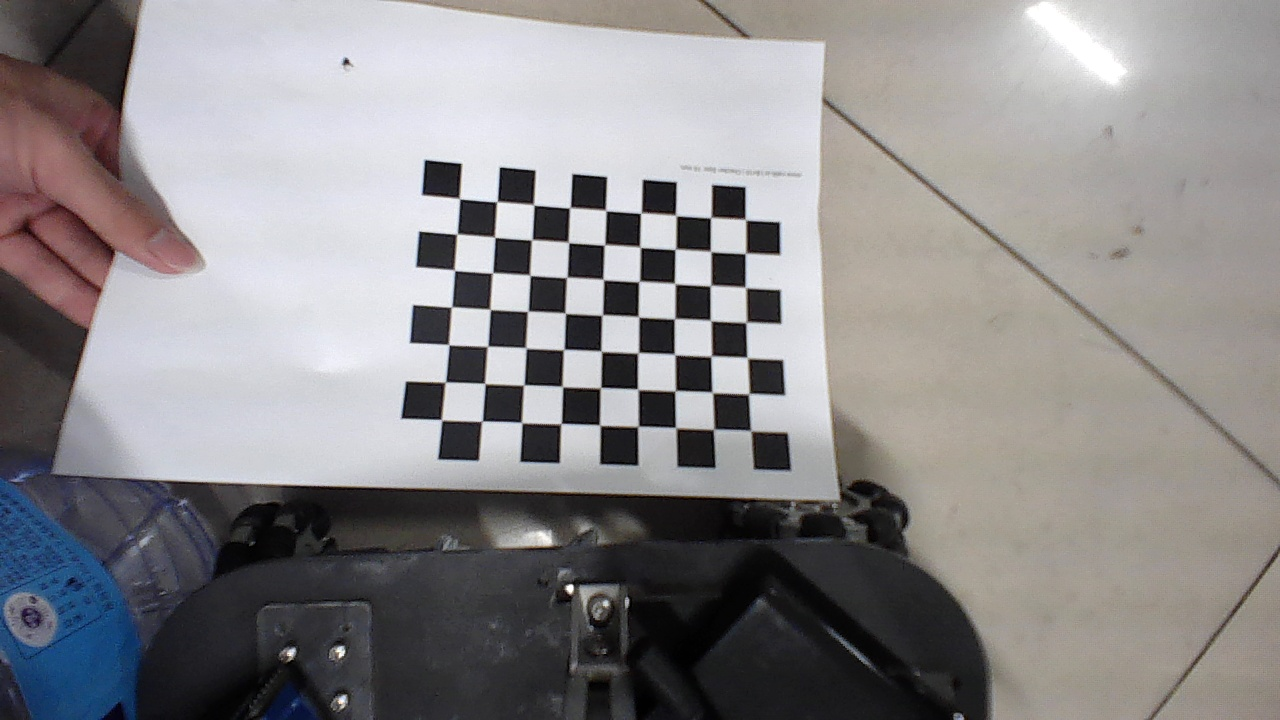
#> input picture legacy/script/biaoding/a11.jpg, 1280 x 720 px; its folder holds 4 pictures in this run
$ python bdG.py
#> lines starting #> are read from the running program, lines starting #| are printed output that depends on the picture; after the words box and inside, x2 and y2 are one past the last pixel; in counts of white or black regions, pixels touching at a corner belong together
#!/usr/bin/env python
# -*- coding:utf-8 -*-
import cv2
import numpy as np
import glob

# 设置寻找亚像素角点的参数，采用的停止准则是最大循环次数30和最大误差容限0.001
criteria = (cv2.TERM_CRITERIA_MAX_ITER | cv2.TERM_CRITERIA_EPS, 30, 0.001)

w=10
h=8

# 获取标定板角点的位置
objp = np.zeros(((w-1) * (h-1), 3), np.float32)  #格子数为10行8列，内角点为9*7的棋盘格图片
objp[:, :2] = np.mgrid[0:(h-1), 0:(w-1)].T.reshape(-1, 2)  # 将世界坐标系建在标定板上，所有点的Z坐标全部为0，所以只需要赋值x和y

obj_points = []  # 存储3D点
img_points = []  # 存储2D点

images = glob.glob("./biaoding/*.jpg")
for fname in images:
    img = cv2.imread(fname)
#> img is the input picture: shape (720, 1280, 3); mean B, G, R 137.9, 136.5, 138.9
    gray = cv2.cvtColor(img, cv2.COLOR_BGR2GRAY)
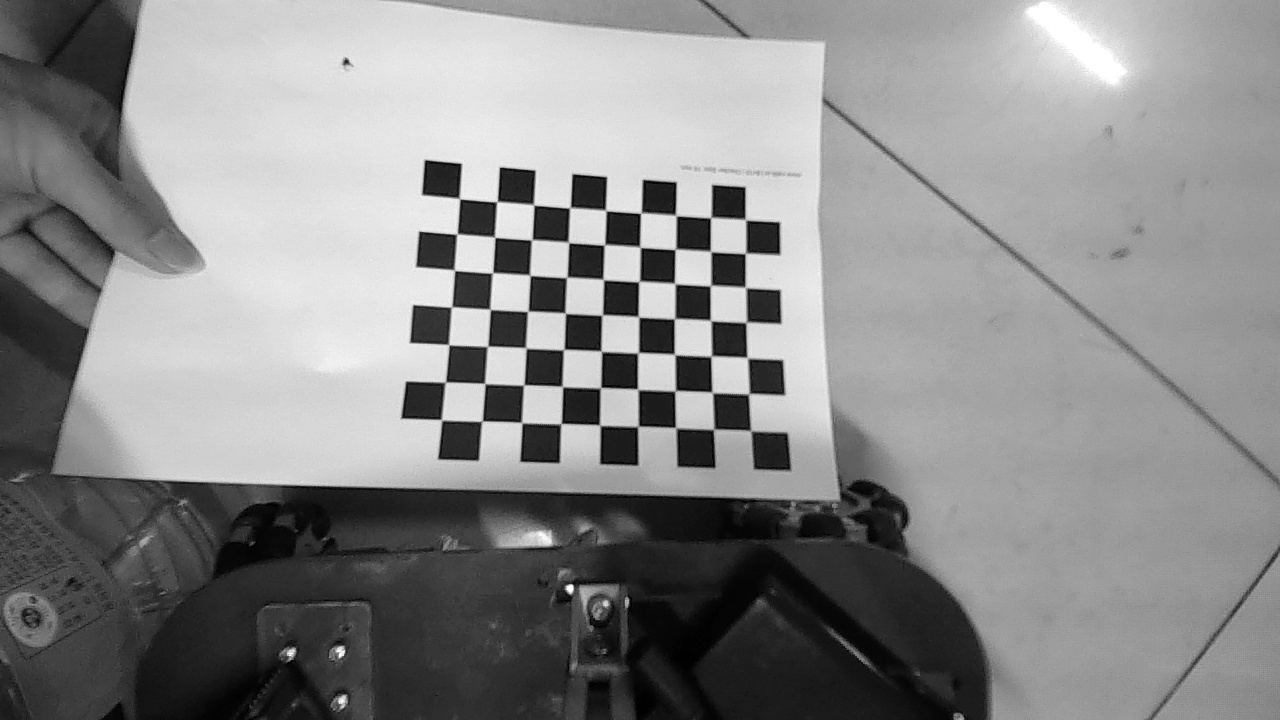
#> gray: shape (720, 1280); min 0, max 255, mean 137.3
    size = gray.shape[::-1]
#> size = (1280, 720)
    ret, corners = cv2.findChessboardCorners(gray, ((w-1) , (h-1)), None)  #提取角点:第一个参数为图片，第二个为图片横纵角点的个数。
#> ret = True; corners = 63 rows, first 8: [459.6, 198.8], [497.1, 201.5], [533.6, 205.1], [569.9, 207.5], [605.7, 210.8], [640.5, 213.8], [675.5, 215.6], [710.3, 218]

    if ret:
        obj_points.append(objp)

        corners2 = cv2.cornerSubPix(gray, corners, (5, 5), (-1, -1), criteria)  # 在原角点的基础上寻找亚像素角点
#> corners2 = 63 rows, first 8: [459.5, 198.6], [497, 201.6], [533.7, 204.9], [569.8, 207.7], [605.8, 210.5], [640.7, 213.2], [675.8, 215.5], [710.6, 217.7]
        # 找寻亚像素角点：cornerSubPix(gray, corners, (winsize, winsize), (-1, -1), criteria)
        # winsize为搜索窗口边长的一半。
        # zeroZone：搜索区域中间的dead region边长的一半，有时用于避免自相关矩阵的奇异性。如果值设为(-1,-1)则表示没有这个区域。
        # criteria：角点精准化迭代过程的终止条件。也就是当迭代次数超过criteria.maxCount，或者角点位置变化小于criteria.epsilon时，停止迭代过程。

        if [corners2]:
            img_points.append(corners2)
        else:
            img_points.append(corners)

        cv2.drawChessboardCorners(img, ((w-1) , (h-1)), corners, ret)  # 记住，OpenCV的绘制函数一般无返回值
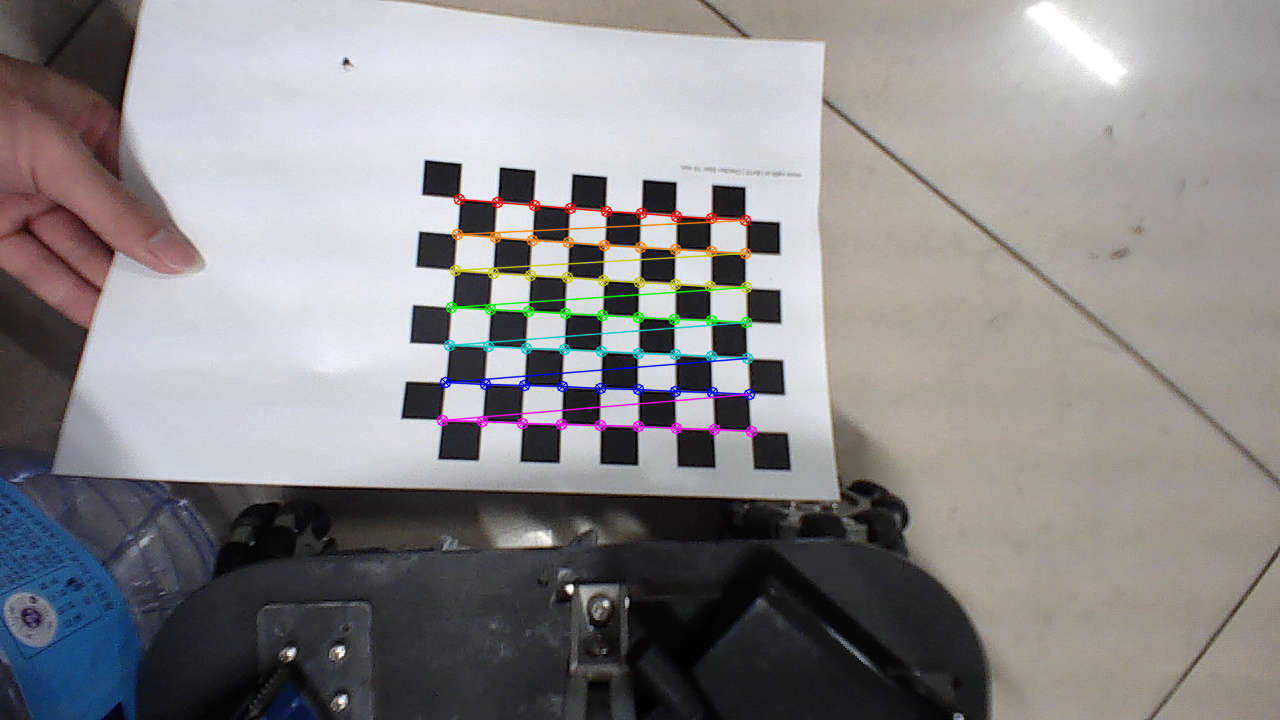
#> img: shape (720, 1280, 3); 1.77% of pixels changed, all inside (x1, y1, x2, y2) = (436, 193, 758, 438)
        # 可以使用该函数把角点画出来：drawChessboardCorners(image, (w, h), corners, ret);其中corners和ret为第一个函数的输出值。
        cv2.imshow('img', img)
        cv2.waitKey(0) # 直到你按下任意一个键，才被关掉
#> pass 2 of the loop `for fname in images:`:
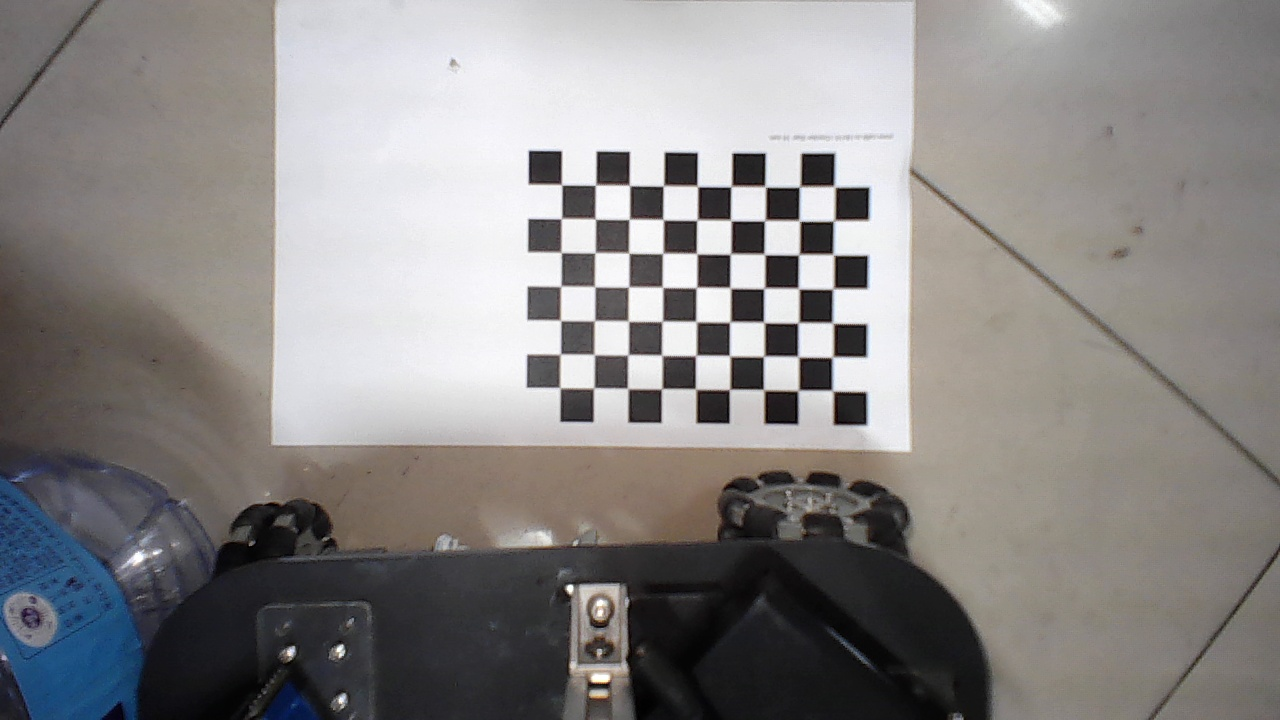
#> input picture legacy/script/biaoding/a13.jpg, 1280 x 720 px
#> img is the input picture: shape (720, 1280, 3); mean B, G, R 133.8, 134.5, 137.3
#> `gray = cv2.cvtColor(img, cv2.COLOR_BGR2GRAY)`:
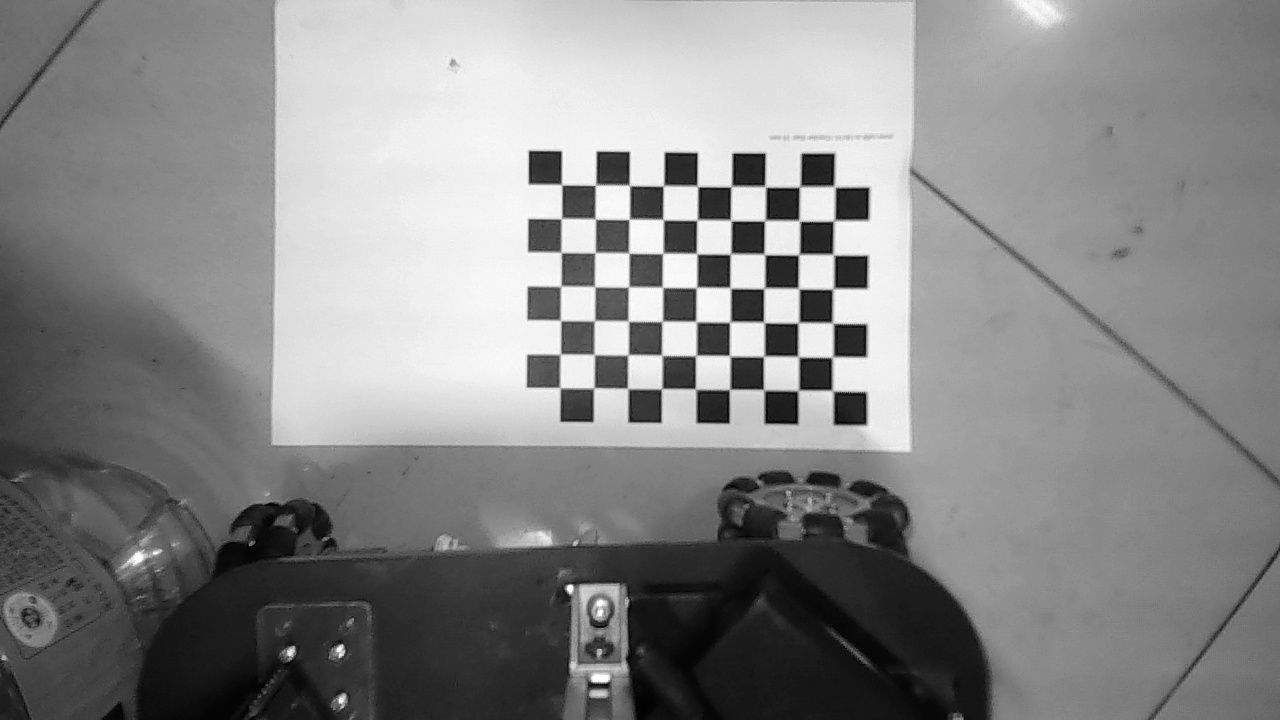
#> gray: shape (720, 1280); min 0, max 255, mean 135.2
#> corners = 63 rows, first 8: [561.9, 185.3], [595.1, 185.5], [629.9, 186.1], [662.8, 186.4], [697.8, 187.5], [730.6, 187.3], [764.5, 186.1], [798.6, 187.5]
#> corners2 = 63 rows, first 8: [561.6, 184.7], [595.5, 185.1], [629.5, 185.4], [663.4, 185.8], [697.4, 186.4], [731.1, 186.6], [765.3, 186.7], [799.5, 186.9]
#> `cv2.drawChessboardCorners(img, ((w-1) , (h-1)), corners, ret)`:
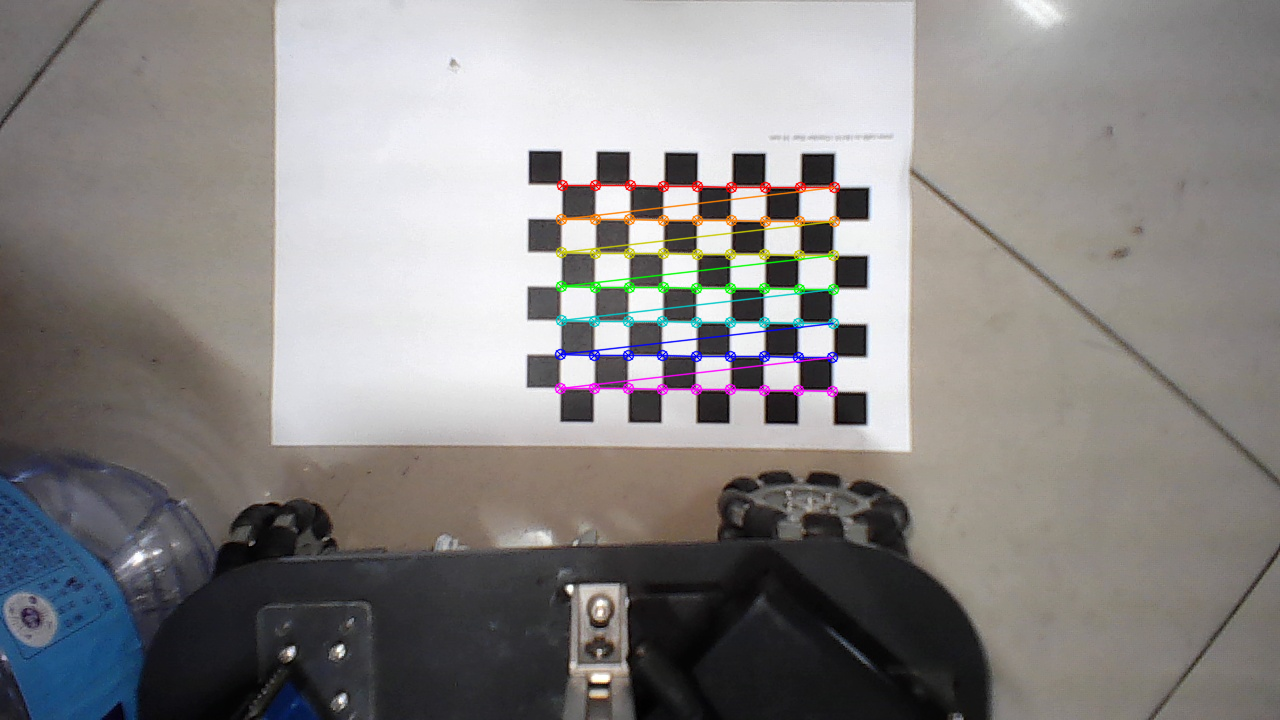
#> img: shape (720, 1280, 3); 1.66% of pixels changed, all inside (x1, y1, x2, y2) = (554, 179, 841, 398)
#> pass 3 of the loop `for fname in images:`:
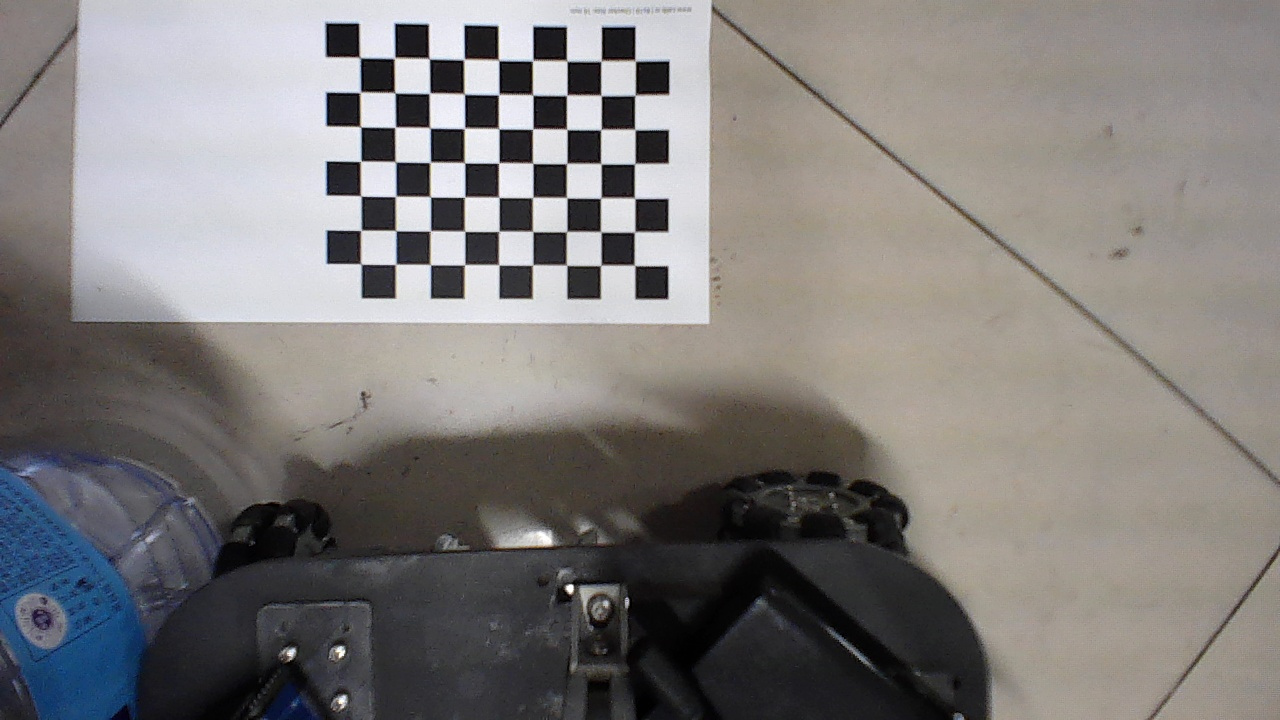
#> input picture legacy/script/biaoding/a4.jpg, 1280 x 720 px
#> img is the input picture: shape (720, 1280, 3); mean B, G, R 122.9, 124.2, 127.3
#> `gray = cv2.cvtColor(img, cv2.COLOR_BGR2GRAY)`:
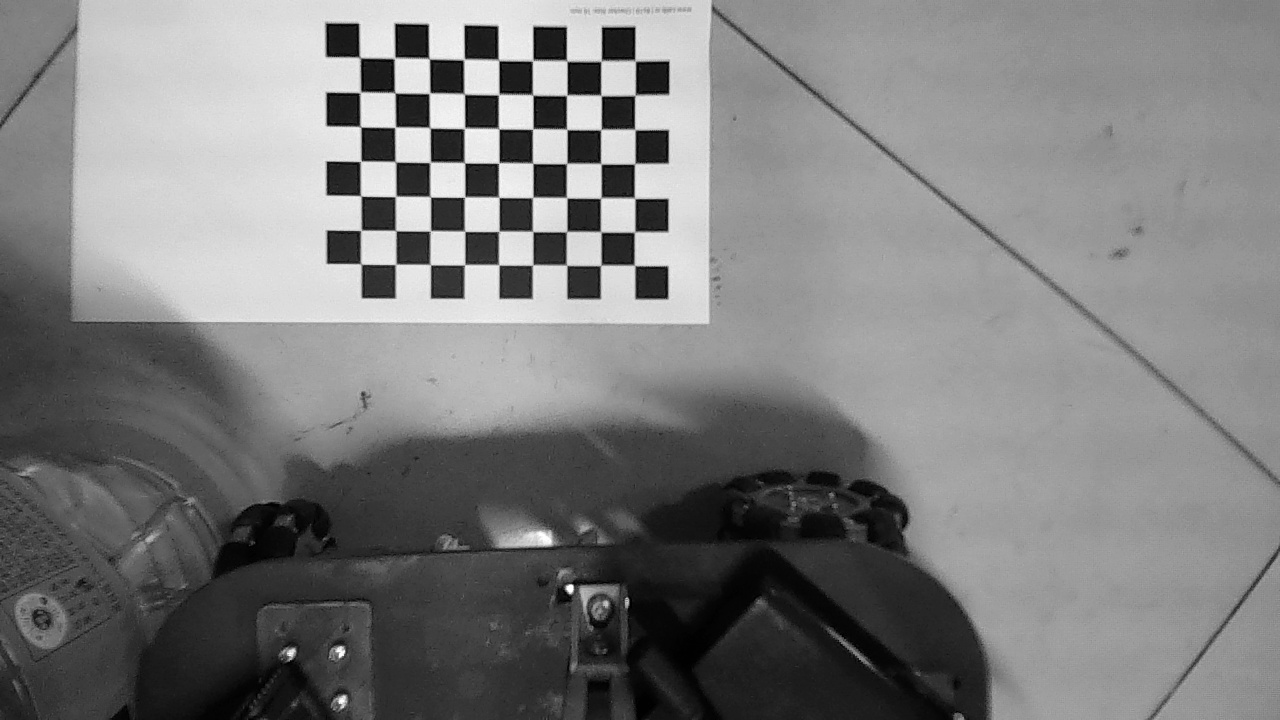
#> gray: shape (720, 1280); min 0, max 255, mean 125
#> corners = 63 rows, first 8: [360.7, 57.96], [394.3, 58.35], [429.6, 59.27], [463.8, 59.47], [499, 60.74], [532.3, 61.3], [567.3, 61.58], [600.7, 61.76]
#> corners2 = 63 rows, first 8: [359.8, 57.46], [394.4, 58.03], [429.3, 58.67], [463.8, 59.45], [498.6, 60.21], [532.6, 60.56], [566.8, 60.92], [601.1, 60.92]
#> `cv2.drawChessboardCorners(img, ((w-1) , (h-1)), corners, ret)`:
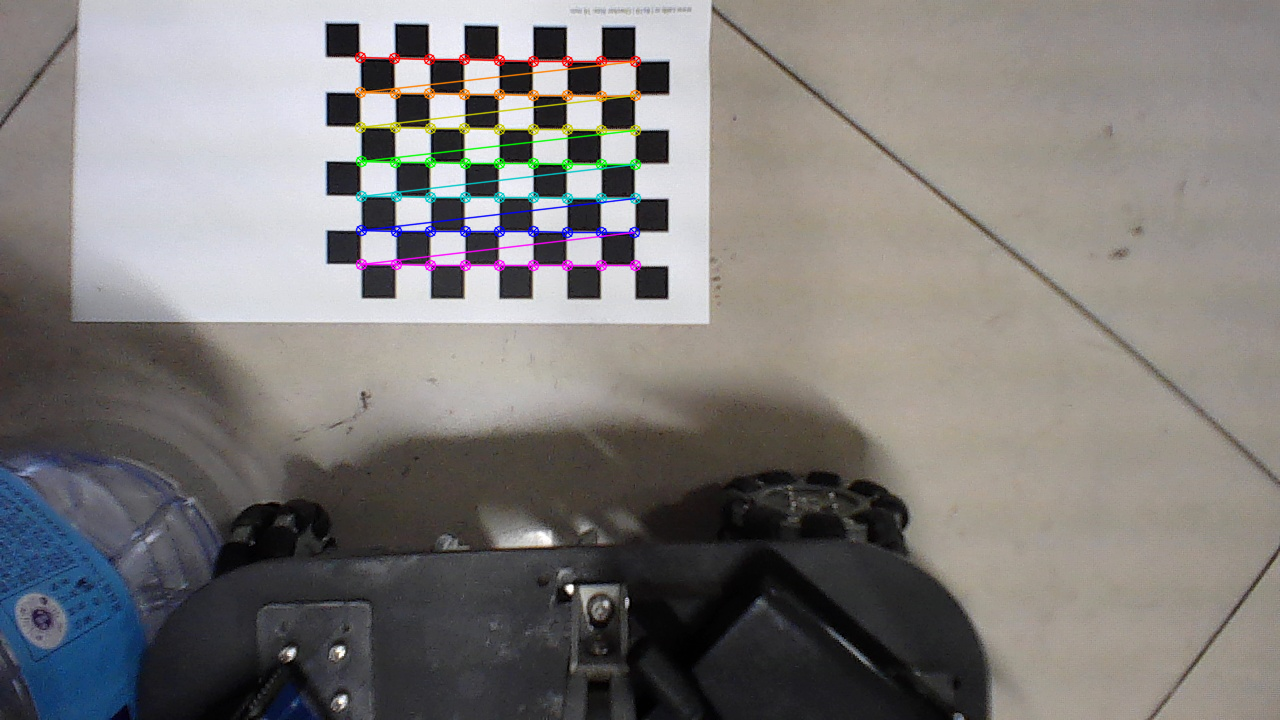
#> img: shape (720, 1280, 3); 1.67% of pixels changed, all inside (x1, y1, x2, y2) = (354, 51, 642, 272)
#> the loop made 4 passes; the first 3 are shown
        # 在delaytime时间内,按键盘,返回所按键的ASCII值; 若未在delaytime时间内按任何键,返回-1; 其中,dalaytime: 单位ms

print (len(img_points))
cv2.destroyAllWindows()

# 标定
ret, mtx, dist, rvecs, tvecs = cv2.calibrateCamera(obj_points, img_points, size, None, None)

print ("ret:", ret)
print ("mtx:\n", mtx)  # 内参数矩阵
print ("dist:\n", dist)  # 畸变系数   distortion cofficients = (k_1,k_2,p_1,p_2,k_3)
print ("rvecs:\n", rvecs)  # 旋转向量  # 外参数
print ("tvecs:\n", tvecs)  # 平移向量  # 外参数

print("-----------------------------------------------------")

# 畸变校正
#> (the run stopped early here; a loop or call above may not have finished)
